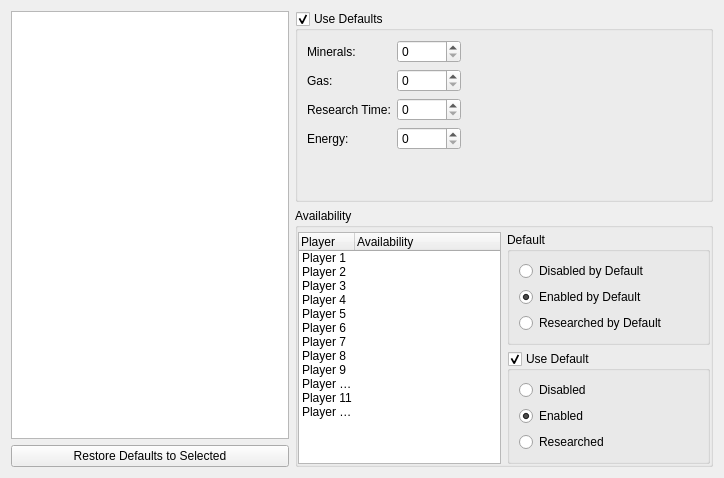
     <widget class="QWidget" name="techSettingsTab">
      <attribute name="title">
       <string>Abilities</string>
      </attribute>
      <layout class="QGridLayout" name="gridLayout_19" rowstretch="1,1" columnstretch="2,3">
       <item row="0" column="1">
        <widget class="TriStateGroupBox" name="grpTechUseDefaults">
         <property name="title">
          <string>Use Defaults</string>
         </property>
         <property name="checkable">
          <bool>true</bool>
         </property>
         <property name="checked">
          <bool>true</bool>
         </property>
         <layout class="QFormLayout" name="formLayout">
          <item row="0" column="0">
           <widget class="QLabel" name="label_21">
            <property name="text">
             <string>Minerals:</string>
            </property>
           </widget>
          </item>
          <item row="0" column="1">
           <widget class="QSpinBox" name="spnTechMinerals">
            <property name="minimumSize">
             <size>
              <width>64</width>
              <height>0</height>
             </size>
            </property>
            <property name="maximumSize">
             <size>
              <width>64</width>
              <height>16777215</height>
             </size>
            </property>
            <property name="maximum">
             <number>65535</number>
            </property>
           </widget>
          </item>
          <item row="1" column="0">
           <widget class="QLabel" name="label_22">
            <property name="text">
             <string>Gas:</string>
            </property>
           </widget>
          </item>
          <item row="1" column="1">
           <widget class="QSpinBox" name="spnTechGas">
            <property name="maximumSize">
             <size>
              <width>64</width>
              <height>16777215</height>
             </size>
            </property>
            <property name="maximum">
             <number>65535</number>
            </property>
           </widget>
          </item>
          <item row="2" column="0">
           <widget class="QLabel" name="label_23">
            <property name="text">
             <string>Research Time:</string>
            </property>
           </widget>
          </item>
          <item row="2" column="1">
           <widget class="QSpinBox" name="spnTechResearchTime">
            <property name="maximumSize">
             <size>
              <width>64</width>
              <height>16777215</height>
             </size>
            </property>
            <property name="maximum">
             <number>65535</number>
            </property>
           </widget>
          </item>
          <item row="3" column="0">
           <widget class="QLabel" name="label_24">
            <property name="text">
             <string>Energy:</string>
            </property>
           </widget>
          </item>
          <item row="3" column="1">
           <widget class="QSpinBox" name="spnTechEnergy">
            <property name="maximumSize">
             <size>
              <width>64</width>
              <height>16777215</height>
             </size>
            </property>
            <property name="maximum">
             <number>65535</number>
            </property>
           </widget>
          </item>
         </layout>
        </widget>
       </item>
       <item row="1" column="1">
        <widget class="QGroupBox" name="groupBox_15">
         <property name="title">
          <string>Availability</string>
         </property>
         <property name="flat">
          <bool>true</bool>
         </property>
         <layout class="QGridLayout" name="gridLayout_21" columnstretch="1,1">
          <property name="leftMargin">
           <number>0</number>
          </property>
          <property name="topMargin">
           <number>4</number>
          </property>
          <property name="rightMargin">
           <number>0</number>
          </property>
          <property name="bottomMargin">
           <number>0</number>
          </property>
          <item row="1" column="1">
           <widget class="TriStateGroupBox" name="grpTechPlayerDefault">
            <property name="title">
             <string>Use Default</string>
            </property>
            <property name="checkable">
             <bool>true</bool>
            </property>
            <property name="checked">
             <bool>true</bool>
            </property>
            <layout class="QFormLayout" name="formLayout_14">
             <item row="0" column="0">
              <widget class="QRadioButton" name="radioTechPlayerDisabled">
               <property name="minimumSize">
                <size>
                 <width>128</width>
                 <height>0</height>
                </size>
               </property>
               <property name="text">
                <string>Disabled</string>
               </property>
               <attribute name="buttonGroup">
                <string notr="true">btnGroupTechPlayer</string>
               </attribute>
              </widget>
             </item>
             <item row="1" column="0">
              <widget class="QRadioButton" name="radioTechPlayerEnabled">
               <property name="minimumSize">
                <size>
                 <width>128</width>
                 <height>0</height>
                </size>
               </property>
               <property name="text">
                <string>Enabled</string>
               </property>
               <property name="checked">
                <bool>true</bool>
               </property>
               <attribute name="buttonGroup">
                <string notr="true">btnGroupTechPlayer</string>
               </attribute>
              </widget>
             </item>
             <item row="2" column="0">
              <widget class="QRadioButton" name="radioTechPlayerResearched">
               <property name="minimumSize">
                <size>
                 <width>128</width>
                 <height>0</height>
                </size>
               </property>
               <property name="text">
                <string>Researched</string>
               </property>
               <attribute name="buttonGroup">
                <string notr="true">btnGroupTechPlayer</string>
               </attribute>
              </widget>
             </item>
            </layout>
           </widget>
          </item>
          <item row="0" column="1">
           <widget class="QGroupBox" name="groupBox_16">
            <property name="title">
             <string>Default</string>
            </property>
            <layout class="QFormLayout" name="formLayout_15">
             <item row="0" column="0">
              <widget class="QRadioButton" name="radioTechDefaultDisabled">
               <property name="minimumSize">
                <size>
                 <width>128</width>
                 <height>0</height>
                </size>
               </property>
               <property name="text">
                <string>Disabled by Default</string>
               </property>
               <attribute name="buttonGroup">
                <string notr="true">btnGroupTechDefault</string>
               </attribute>
              </widget>
             </item>
             <item row="1" column="0">
              <widget class="QRadioButton" name="radioTechDefaultEnabled">
               <property name="minimumSize">
                <size>
                 <width>128</width>
                 <height>0</height>
                </size>
               </property>
               <property name="text">
                <string>Enabled by Default</string>
               </property>
               <property name="checked">
                <bool>true</bool>
               </property>
               <attribute name="buttonGroup">
                <string notr="true">btnGroupTechDefault</string>
               </attribute>
              </widget>
             </item>
             <item row="2" column="0">
              <widget class="QRadioButton" name="radioTechDefaultResearched">
               <property name="minimumSize">
                <size>
                 <width>128</width>
                 <height>0</height>
                </size>
               </property>
               <property name="text">
                <string>Researched by Default</string>
               </property>
               <attribute name="buttonGroup">
                <string notr="true">btnGroupTechDefault</string>
               </attribute>
              </widget>
             </item>
            </layout>
           </widget>
          </item>
          <item row="2" column="1">
           <spacer name="verticalSpacer_5">
            <property name="orientation">
             <enum>Qt::Vertical</enum>
            </property>
            <property name="sizeHint" stdset="0">
             <size>
              <width>20</width>
              <height>40</height>
             </size>
            </property>
           </spacer>
          </item>
          <item row="0" column="0" rowspan="3">
           <widget class="QTreeWidget" name="techPlyrList">
            <property name="editTriggers">
             <set>QAbstractItemView::NoEditTriggers</set>
            </property>
            <property name="selectionMode">
             <enum>QAbstractItemView::ExtendedSelection</enum>
            </property>
            <property name="rootIsDecorated">
             <bool>false</bool>
            </property>
            <property name="itemsExpandable">
             <bool>false</bool>
            </property>
            <property name="allColumnsShowFocus">
             <bool>true</bool>
            </property>
            <property name="expandsOnDoubleClick">
             <bool>false</bool>
            </property>
            <attribute name="headerDefaultSectionSize">
             <number>56</number>
            </attribute>
            <column>
             <property name="text">
              <string>Player</string>
             </property>
            </column>
            <column>
             <property name="text">
              <string>Availability</string>
             </property>
            </column>
            <item>
             <property name="text">
              <string>Player 1</string>
             </property>
            </item>
            <item>
             <property name="text">
              <string>Player 2</string>
             </property>
            </item>
            <item>
             <property name="text">
              <string>Player 3</string>
             </property>
            </item>
            <item>
             <property name="text">
              <string>Player 4</string>
             </property>
            </item>
            <item>
             <property name="text">
              <string>Player 5</string>
             </property>
            </item>
            <item>
             <property name="text">
              <string>Player 6</string>
             </property>
            </item>
            <item>
             <property name="text">
              <string>Player 7</string>
             </property>
            </item>
            <item>
             <property name="text">
              <string>Player 8</string>
             </property>
            </item>
            <item>
             <property name="text">
              <string>Player 9</string>
             </property>
            </item>
            <item>
             <property name="text">
              <string>Player 10</string>
             </property>
            </item>
            <item>
             <property name="text">
              <string>Player 11</string>
             </property>
            </item>
            <item>
             <property name="text">
              <string>Player 12</string>
             </property>
            </item>
           </widget>
          </item>
         </layout>
        </widget>
       </item>
       <item row="0" column="0" rowspan="2">
        <layout class="QVBoxLayout" name="verticalLayout_12">
         <item>
          <widget class="QTreeWidget" name="techTree">
           <property name="editTriggers">
            <set>QAbstractItemView::NoEditTriggers</set>
           </property>
           <property name="selectionMode">
            <enum>QAbstractItemView::ExtendedSelection</enum>
           </property>
           <attribute name="headerVisible">
            <bool>false</bool>
           </attribute>
           <column>
            <property name="text">
             <string notr="true">1</string>
            </property>
           </column>
          </widget>
         </item>
         <item>
          <widget class="QPushButton" name="btnResetTech">
           <property name="text">
            <string>Restore Defaults to Selected</string>
           </property>
          </widget>
         </item>
        </layout>
       </item>
      </layout>
     </widget>
